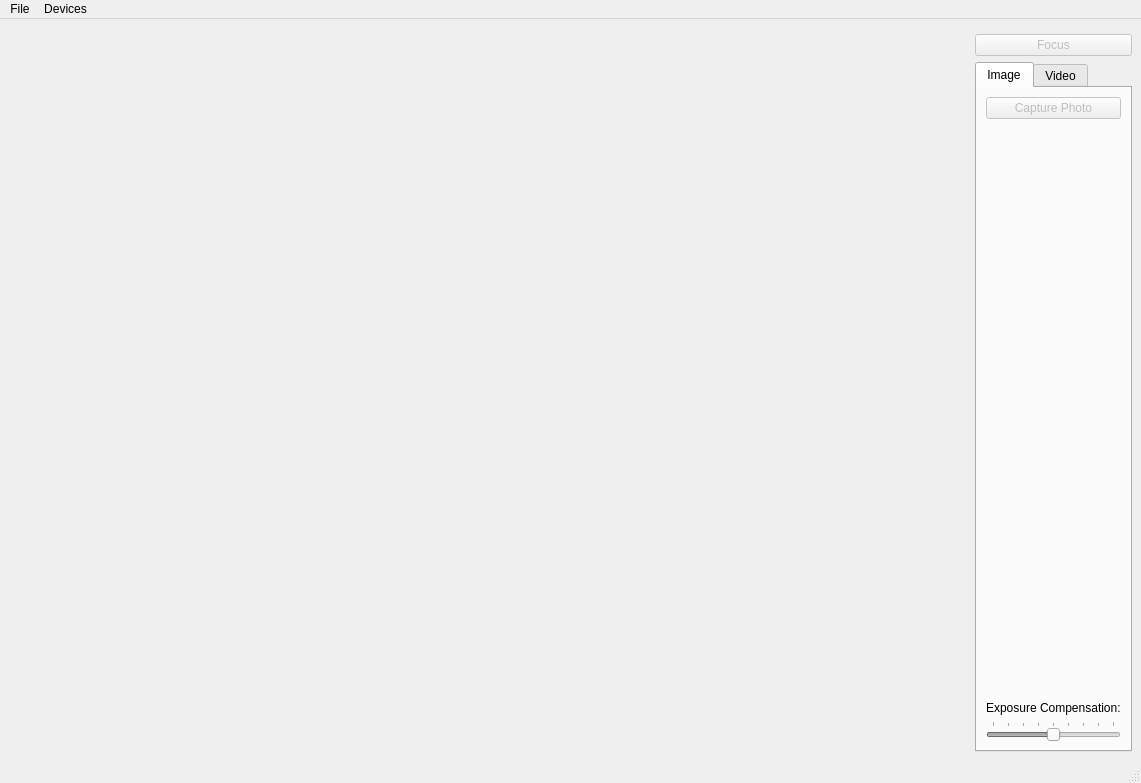
<?xml version="1.0" encoding="UTF-8"?>
<ui version="4.0">
 <class>Camera</class>
 <widget class="QMainWindow" name="Camera">
  <property name="geometry">
   <rect>
    <x>0</x>
    <y>0</y>
    <width>1140</width>
    <height>783</height>
   </rect>
  </property>
  <property name="windowTitle">
   <string>Camera</string>
  </property>
  <widget class="QWidget" name="centralwidget">
   <property name="sizePolicy">
    <sizepolicy hsizetype="Expanding" vsizetype="Expanding">
     <horstretch>0</horstretch>
     <verstretch>0</verstretch>
    </sizepolicy>
   </property>
   <layout class="QGridLayout" name="gridLayout_3">
    <item row="0" column="0" rowspan="3">
     <widget class="QStackedWidget" name="stackedWidget">
      <property name="sizePolicy">
       <sizepolicy hsizetype="Expanding" vsizetype="Expanding">
        <horstretch>1</horstretch>
        <verstretch>0</verstretch>
       </sizepolicy>
      </property>
      <property name="palette">
       <palette>
        <active>
         <colorrole role="Base">
          <brush brushstyle="SolidPattern">
           <color alpha="255">
            <red>255</red>
            <green>255</green>
            <blue>255</blue>
           </color>
          </brush>
         </colorrole>
         <colorrole role="Window">
          <brush brushstyle="SolidPattern">
           <color alpha="255">
            <red>145</red>
            <green>145</green>
            <blue>145</blue>
           </color>
          </brush>
         </colorrole>
        </active>
        <inactive>
         <colorrole role="Base">
          <brush brushstyle="SolidPattern">
           <color alpha="255">
            <red>255</red>
            <green>255</green>
            <blue>255</blue>
           </color>
          </brush>
         </colorrole>
         <colorrole role="Window">
          <brush brushstyle="SolidPattern">
           <color alpha="255">
            <red>145</red>
            <green>145</green>
            <blue>145</blue>
           </color>
          </brush>
         </colorrole>
        </inactive>
        <disabled>
         <colorrole role="Base">
          <brush brushstyle="SolidPattern">
           <color alpha="255">
            <red>145</red>
            <green>145</green>
            <blue>145</blue>
           </color>
          </brush>
         </colorrole>
         <colorrole role="Window">
          <brush brushstyle="SolidPattern">
           <color alpha="255">
            <red>145</red>
            <green>145</green>
            <blue>145</blue>
           </color>
          </brush>
         </colorrole>
        </disabled>
       </palette>
      </property>
      <property name="currentIndex">
       <number>1</number>
      </property>
      <widget class="QWidget" name="viewfinderPage">
       <property name="sizePolicy">
        <sizepolicy hsizetype="Expanding" vsizetype="Expanding">
         <horstretch>0</horstretch>
         <verstretch>0</verstretch>
        </sizepolicy>
       </property>
       <layout class="QHBoxLayout" name="horizontalLayout_2">
        <property name="spacing">
         <number>0</number>
        </property>
        <property name="leftMargin">
         <number>0</number>
        </property>
        <property name="topMargin">
         <number>0</number>
        </property>
        <property name="rightMargin">
         <number>0</number>
        </property>
        <property name="bottomMargin">
         <number>0</number>
        </property>
        <item>
         <widget class="QCameraViewfinder" name="viewfinder" native="true">
          <property name="sizePolicy">
           <sizepolicy hsizetype="Expanding" vsizetype="Expanding">
            <horstretch>0</horstretch>
            <verstretch>0</verstretch>
           </sizepolicy>
          </property>
          <property name="minimumSize">
           <size>
            <width>640</width>
            <height>480</height>
           </size>
          </property>
          <property name="focusPolicy">
           <enum>Qt::StrongFocus</enum>
          </property>
         </widget>
        </item>
       </layout>
      </widget>
      <widget class="QWidget" name="opencvPage">
       <property name="sizePolicy">
        <sizepolicy hsizetype="Expanding" vsizetype="Expanding">
         <horstretch>0</horstretch>
         <verstretch>0</verstretch>
        </sizepolicy>
       </property>
       <layout class="QVBoxLayout" name="verticalLayout_2">
        <property name="spacing">
         <number>0</number>
        </property>
        <property name="leftMargin">
         <number>0</number>
        </property>
        <property name="topMargin">
         <number>0</number>
        </property>
        <property name="rightMargin">
         <number>0</number>
        </property>
        <property name="bottomMargin">
         <number>0</number>
        </property>
        <item>
         <widget class="HEHUI::CVCameraView" name="cvCameraView" native="true">
          <property name="sizePolicy">
           <sizepolicy hsizetype="Expanding" vsizetype="Expanding">
            <horstretch>0</horstretch>
            <verstretch>0</verstretch>
           </sizepolicy>
          </property>
         </widget>
        </item>
       </layout>
      </widget>
      <widget class="QWidget" name="previewPage">
       <property name="sizePolicy">
        <sizepolicy hsizetype="Expanding" vsizetype="Expanding">
         <horstretch>0</horstretch>
         <verstretch>0</verstretch>
        </sizepolicy>
       </property>
       <layout class="QVBoxLayout" name="verticalLayout">
        <property name="spacing">
         <number>0</number>
        </property>
        <property name="leftMargin">
         <number>0</number>
        </property>
        <property name="topMargin">
         <number>0</number>
        </property>
        <property name="rightMargin">
         <number>0</number>
        </property>
        <property name="bottomMargin">
         <number>0</number>
        </property>
        <item>
         <widget class="PaintArea" name="paintArea" native="true">
          <property name="sizePolicy">
           <sizepolicy hsizetype="Expanding" vsizetype="Expanding">
            <horstretch>0</horstretch>
            <verstretch>0</verstretch>
           </sizepolicy>
          </property>
          <property name="minimumSize">
           <size>
            <width>960</width>
            <height>720</height>
           </size>
          </property>
         </widget>
        </item>
       </layout>
      </widget>
     </widget>
    </item>
    <item row="1" column="1" colspan="2">
     <widget class="QPushButton" name="lockButton">
      <property name="enabled">
       <bool>false</bool>
      </property>
      <property name="text">
       <string>Focus</string>
      </property>
     </widget>
    </item>
    <item row="2" column="1" colspan="2">
     <widget class="QTabWidget" name="captureWidget">
      <property name="currentIndex">
       <number>0</number>
      </property>
      <widget class="QWidget" name="tab_2">
       <attribute name="title">
        <string>Image</string>
       </attribute>
       <layout class="QGridLayout" name="gridLayout">
        <item row="1" column="0">
         <spacer name="verticalSpacer_2">
          <property name="orientation">
           <enum>Qt::Vertical</enum>
          </property>
          <property name="sizeHint" stdset="0">
           <size>
            <width>20</width>
            <height>161</height>
           </size>
          </property>
         </spacer>
        </item>
        <item row="3" column="0">
         <widget class="QSlider" name="exposureCompensation">
          <property name="enabled">
           <bool>false</bool>
          </property>
          <property name="focusPolicy">
           <enum>Qt::NoFocus</enum>
          </property>
          <property name="minimum">
           <number>-4</number>
          </property>
          <property name="maximum">
           <number>4</number>
          </property>
          <property name="pageStep">
           <number>2</number>
          </property>
          <property name="orientation">
           <enum>Qt::Horizontal</enum>
          </property>
          <property name="tickPosition">
           <enum>QSlider::TicksAbove</enum>
          </property>
         </widget>
        </item>
        <item row="2" column="0">
         <widget class="QLabel" name="label">
          <property name="text">
           <string>Exposure Compensation:</string>
          </property>
         </widget>
        </item>
        <item row="0" column="0">
         <widget class="QPushButton" name="takeImageButton">
          <property name="enabled">
           <bool>false</bool>
          </property>
          <property name="text">
           <string>Capture Photo</string>
          </property>
         </widget>
        </item>
       </layout>
      </widget>
      <widget class="QWidget" name="tab">
       <attribute name="title">
        <string>Video</string>
       </attribute>
       <layout class="QGridLayout" name="gridLayout_2">
        <item row="0" column="0">
         <widget class="QPushButton" name="recordButton">
          <property name="text">
           <string>Record</string>
          </property>
         </widget>
        </item>
        <item row="2" column="0">
         <widget class="QPushButton" name="stopButton">
          <property name="text">
           <string>Stop</string>
          </property>
         </widget>
        </item>
        <item row="1" column="0">
         <widget class="QPushButton" name="pauseButton">
          <property name="text">
           <string>Pause</string>
          </property>
         </widget>
        </item>
        <item row="4" column="0">
         <widget class="QPushButton" name="muteButton">
          <property name="text">
           <string>Mute</string>
          </property>
          <property name="checkable">
           <bool>true</bool>
          </property>
         </widget>
        </item>
        <item row="3" column="0">
         <spacer name="verticalSpacer">
          <property name="orientation">
           <enum>Qt::Vertical</enum>
          </property>
          <property name="sizeHint" stdset="0">
           <size>
            <width>129</width>
            <height>301</height>
           </size>
          </property>
         </spacer>
        </item>
       </layout>
      </widget>
     </widget>
    </item>
   </layout>
  </widget>
  <widget class="QMenuBar" name="menubar">
   <property name="geometry">
    <rect>
     <x>0</x>
     <y>0</y>
     <width>1140</width>
     <height>23</height>
    </rect>
   </property>
   <widget class="QMenu" name="menuFile">
    <property name="title">
     <string>File</string>
    </property>
    <addaction name="actionStartCamera"/>
    <addaction name="actionStopCamera"/>
    <addaction name="separator"/>
    <addaction name="actionSettings"/>
    <addaction name="separator"/>
    <addaction name="actionExit"/>
   </widget>
   <widget class="QMenu" name="menuDevices">
    <property name="title">
     <string>Devices</string>
    </property>
   </widget>
   <addaction name="menuFile"/>
   <addaction name="menuDevices"/>
  </widget>
  <widget class="QStatusBar" name="statusbar"/>
  <action name="actionExit">
   <property name="text">
    <string>Exit</string>
   </property>
  </action>
  <action name="actionStartCamera">
   <property name="text">
    <string>Start Camera</string>
   </property>
  </action>
  <action name="actionStopCamera">
   <property name="text">
    <string>Stop Camera</string>
   </property>
  </action>
  <action name="actionSettings">
   <property name="text">
    <string>Settings</string>
   </property>
  </action>
 </widget>
 <customwidgets>
  <customwidget>
   <class>QCameraViewfinder</class>
   <extends>QWidget</extends>
   <header>qcameraviewfinder.h</header>
   <container>1</container>
  </customwidget>
  <customwidget>
   <class>PaintArea</class>
   <extends>QWidget</extends>
   <header>paintarea.h</header>
   <container>1</container>
  </customwidget>
  <customwidget>
   <class>HEHUI::CVCameraView</class>
   <extends>QWidget</extends>
   <header>cvcameraview.h</header>
   <container>1</container>
  </customwidget>
 </customwidgets>
 <resources>
  <include location="resources.qrc"/>
 </resources>
 <connections>
  <connection>
   <sender>actionExit</sender>
   <signal>triggered()</signal>
   <receiver>Camera</receiver>
   <slot>close()</slot>
   <hints>
    <hint type="sourcelabel">
     <x>-1</x>
     <y>-1</y>
    </hint>
    <hint type="destinationlabel">
     <x>154</x>
     <y>130</y>
    </hint>
   </hints>
  </connection>
  <connection>
   <sender>lockButton</sender>
   <signal>clicked()</signal>
   <receiver>Camera</receiver>
   <slot>toggleLock()</slot>
   <hints>
    <hint type="sourcelabel">
     <x>658</x>
     <y>75</y>
    </hint>
    <hint type="destinationlabel">
     <x>453</x>
     <y>119</y>
    </hint>
   </hints>
  </connection>
  <connection>
   <sender>actionSettings</sender>
   <signal>triggered()</signal>
   <receiver>Camera</receiver>
   <slot>configureCaptureSettings()</slot>
   <hints>
    <hint type="sourcelabel">
     <x>-1</x>
     <y>-1</y>
    </hint>
    <hint type="destinationlabel">
     <x>333</x>
     <y>210</y>
    </hint>
   </hints>
  </connection>
  <connection>
   <sender>actionStartCamera</sender>
   <signal>triggered()</signal>
   <receiver>Camera</receiver>
   <slot>startCamera()</slot>
   <hints>
    <hint type="sourcelabel">
     <x>-1</x>
     <y>-1</y>
    </hint>
    <hint type="destinationlabel">
     <x>333</x>
     <y>210</y>
    </hint>
   </hints>
  </connection>
  <connection>
   <sender>actionStopCamera</sender>
   <signal>triggered()</signal>
   <receiver>Camera</receiver>
   <slot>stopCamera()</slot>
   <hints>
    <hint type="sourcelabel">
     <x>-1</x>
     <y>-1</y>
    </hint>
    <hint type="destinationlabel">
     <x>333</x>
     <y>210</y>
    </hint>
   </hints>
  </connection>
  <connection>
   <sender>recordButton</sender>
   <signal>clicked()</signal>
   <receiver>Camera</receiver>
   <slot>record()</slot>
   <hints>
    <hint type="sourcelabel">
     <x>647</x>
     <y>149</y>
    </hint>
    <hint type="destinationlabel">
     <x>61</x>
     <y>238</y>
    </hint>
   </hints>
  </connection>
  <connection>
   <sender>stopButton</sender>
   <signal>clicked()</signal>
   <receiver>Camera</receiver>
   <slot>stop()</slot>
   <hints>
    <hint type="sourcelabel">
     <x>647</x>
     <y>225</y>
    </hint>
    <hint type="destinationlabel">
     <x>140</x>
     <y>236</y>
    </hint>
   </hints>
  </connection>
  <connection>
   <sender>pauseButton</sender>
   <signal>clicked()</signal>
   <receiver>Camera</receiver>
   <slot>pause()</slot>
   <hints>
    <hint type="sourcelabel">
     <x>647</x>
     <y>187</y>
    </hint>
    <hint type="destinationlabel">
     <x>234</x>
     <y>237</y>
    </hint>
   </hints>
  </connection>
  <connection>
   <sender>takeImageButton</sender>
   <signal>clicked()</signal>
   <receiver>Camera</receiver>
   <slot>takeImage()</slot>
   <hints>
    <hint type="sourcelabel">
     <x>625</x>
     <y>132</y>
    </hint>
    <hint type="destinationlabel">
     <x>603</x>
     <y>169</y>
    </hint>
   </hints>
  </connection>
  <connection>
   <sender>muteButton</sender>
   <signal>toggled(bool)</signal>
   <receiver>Camera</receiver>
   <slot>setMuted(bool)</slot>
   <hints>
    <hint type="sourcelabel">
     <x>647</x>
     <y>377</y>
    </hint>
    <hint type="destinationlabel">
     <x>5</x>
     <y>280</y>
    </hint>
   </hints>
  </connection>
  <connection>
   <sender>exposureCompensation</sender>
   <signal>valueChanged(int)</signal>
   <receiver>Camera</receiver>
   <slot>setExposureCompensation(int)</slot>
   <hints>
    <hint type="sourcelabel">
     <x>559</x>
     <y>367</y>
    </hint>
    <hint type="destinationlabel">
     <x>665</x>
     <y>365</y>
    </hint>
   </hints>
  </connection>
 </connections>
 <slots>
  <slot>record()</slot>
  <slot>pause()</slot>
  <slot>stop()</slot>
  <slot>enablePreview(bool)</slot>
  <slot>configureCaptureSettings()</slot>
  <slot>takeImage()</slot>
  <slot>startCamera()</slot>
  <slot>toggleLock()</slot>
  <slot>setMuted(bool)</slot>
  <slot>stopCamera()</slot>
  <slot>setExposureCompensation(int)</slot>
 </slots>
</ui>
